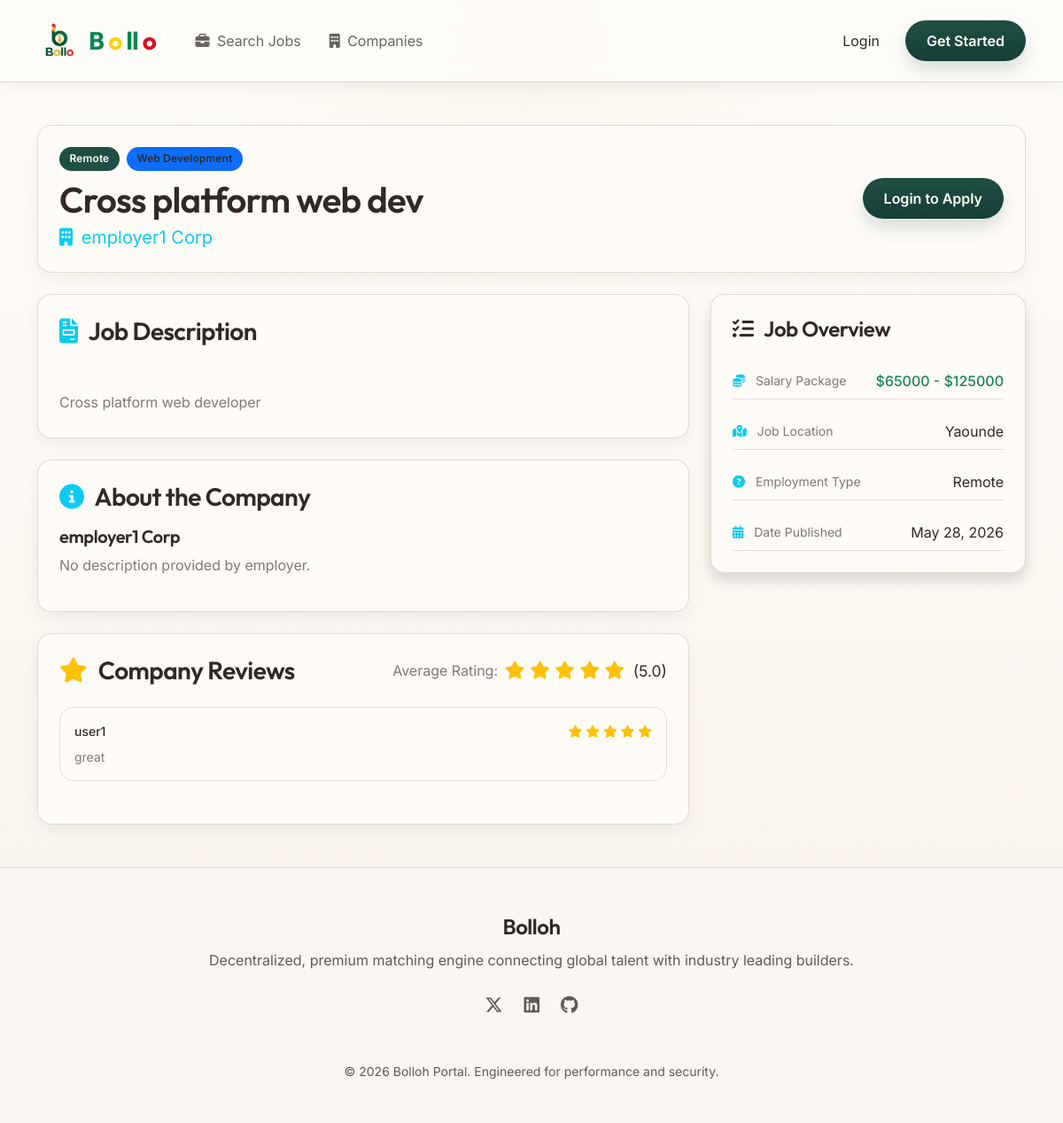
The page /jobs/4/ on the database its author committed.
### apps/jobs/models.py (models this page shows, shortened)
class Job(models.Model):
    JOB_TYPE_CHOICES = (
        ('FT', 'Full-Time'),
        ('PT', 'Part-Time'),
        ('RM', 'Remote'),
        ('IN', 'Internship'),
    )
    employer = models.ForeignKey(
        settings.AUTH_USER_MODEL,
        on_delete=models.CASCADE,
        related_name='posted_jobs'
    )
    title = models.CharField(max_length=200)
    category = models.ForeignKey(Category, on_delete=models.SET_NULL, null=True, related_name='jobs')
    job_type = models.CharField(max_length=2, choices=JOB_TYPE_CHOICES, default='FT')
    location = models.CharField(max_length=150)
    description = models.TextField()
    salary_min = models.DecimalField(max_digits=10, decimal_places=2, blank=True, null=True)
    salary_max = models.DecimalField(max_digits=10, decimal_places=2, blank=True, null=True)
    is_paid = models.BooleanField(default=False)
    is_approved = models.BooleanField(default=False)
    created_at = models.DateTimeField(auto_now_add=True)
    updated_at = models.DateTimeField(auto_now=True)
    class Meta:
        ordering = ['-created_at']
    @property
    def is_live(self):
        return self.is_paid and self.is_approved

class Category(models.Model):
    name = models.CharField(max_length=100, unique=True)
    slug = models.SlugField(max_length=100, unique=True)
    class Meta:
        verbose_name_plural = 'categories'

### apps/users/models.py (models this page shows, shortened)
class EmployerProfile(models.Model):
    user = models.OneToOneField(CustomUser, on_delete=models.CASCADE, related_name='employer_profile')
    company_name = models.CharField(max_length=255, blank=True)
    company_logo = models.ImageField(upload_to='company_logos/', blank=True, null=True)
    website = models.URLField(blank=True)
    description = models.TextField(blank=True)

class CustomUser(AbstractUser):
    is_job_seeker = models.BooleanField(default=False)
    is_employer = models.BooleanField(default=False)

### apps/companies/models.py (models this page shows, shortened)
class CompanyReview(models.Model):
    seeker = models.ForeignKey(
        settings.AUTH_USER_MODEL,
        on_delete=models.CASCADE,
        related_name='reviews'
    )
    company = models.ForeignKey(
        EmployerProfile,
        on_delete=models.CASCADE,
        related_name='reviews'
    )
    rating = models.IntegerField(
        validators=[MinValueValidator(1), MaxValueValidator(5)],
        help_text="Rating from 1 to 5 stars"
    )
    review_text = models.TextField()
    created_at = models.DateTimeField(auto_now_add=True)
    class Meta:
        ordering = ['-created_at']
        unique_together = ('seeker', 'company')

### apps/jobs/views.py (the view)
# urls.py: path('jobs/<int:pk>/', views.job_detail_view, name='job_detail'),
def job_detail_view(request, pk):
    job = get_object_or_404(Job, pk=pk)
    if not job.is_live and job.employer != request.user and not request.user.is_superuser:
        messages.error(request, "This job posting is not active.")
        return redirect('home')
    reviews = []
    avg_rating = 0
    if job.employer.is_employer and hasattr(job.employer, 'employer_profile'):
        reviews = CompanyReview.objects.filter(company=job.employer.employer_profile).select_related('seeker')
        ratings = [r.rating for r in reviews]
        if ratings:
            avg_rating = sum(ratings) / len(ratings)
    is_saved = False
    if request.user.is_authenticated:
        is_saved = SavedJob.objects.filter(user=request.user, job=job).exists()
    return render(request, 'jobs/job_detail.html', {
        'job': job,
        'reviews': reviews,
        'avg_rating': avg_rating,
        'is_saved': is_saved
    })

### templates/jobs/job_detail.html (shortened to what this page needs)
{% extends 'base.html' %}
{% block content %}
<div class="container my-4">
    <div class="glass-card p-4 mb-4 border-opacity-50">
        <div class="d-flex flex-column flex-md-row justify-content-between align-items-start align-items-md-center gap-3">
            <div>
                <div class="d-flex align-items-center gap-2 mb-2">
                    <span class="badge bg-secondary text-white">{{ job.get_job_type_display }}</span>
                    <span class="badge bg-primary text-white">{{ job.category.name }}</span>
                </div>
                <h1 class="text-white mb-1">{{ job.title }}</h1>
                <p class="fs-5 text-info mb-0">
                    <i class="fa-solid fa-building me-1"></i>
                    <a href="{% url 'companies:company_detail' pk=job.employer.employer_profile.id %}" class="text-info text-decoration-none">
                        {{ job.employer.employer_profile.company_name|default:job.employer.username }}
                    </a>
                </p>
            </div>
            <div class="d-flex gap-2">
                {% if user.is_authenticated %}
                    {% if user.is_job_seeker %}
                        <a href="{% url 'jobs:toggle_save' pk=job.id %}" class="btn {% if is_saved %}btn-warning{% else %}btn-outline-warning{% endif %} rounded-pill px-4">
                            <i class="{% if is_saved %}fa-solid{% else %}fa-regular{% endif %} fa-bookmark me-1"></i>
                            {% if is_saved %}Saved{% else %}Save Job{% endif %}
                        </a>
                        <a href="{% url 'applications:apply' job_id=job.id %}" class="btn btn-primary-gradient rounded-pill px-4"><i class="fa-solid fa-paper-plane me-1"></i> Apply Now</a>
                    {% elif user == job.employer %}
                        <a href="{% url 'jobs:job_edit' pk=job.id %}" class="btn btn-outline-info rounded-pill px-3 btn-sm"><i class="fa-solid fa-pen-to-square me-1"></i> Edit</a>
                        <a href="{% url 'applications:applicants_list' job_id=job.id %}" class="btn btn-primary-gradient rounded-pill px-3 btn-sm"><i class="fa-solid fa-users me-1"></i> Applicants</a>
                    {% endif %}
                {% else %}
                    <a href="{% url 'users:login' %}" class="btn btn-primary-gradient rounded-pill px-4">Login to Apply</a>
                {% endif %}
            </div>
        </div>
    </div>
    <div class="row g-4">
        <div class="col-lg-8">
            <div class="glass-card p-4 mb-4">
                <h3 class="text-white mb-3"><i class="fa-solid fa-file-invoice text-info me-2"></i> Job Description</h3>
                <div class="text-white-50 lh-lg" style="white-space: pre-line;">
                    {{ job.description }}
                </div>
            </div>
            <div class="glass-card p-4 mb-4">
                <h3 class="text-white mb-3"><i class="fa-solid fa-circle-info text-info me-2"></i> About the Company</h3>
                <h5 class="text-white">{{ job.employer.employer_profile.company_name }}</h5>
                <p class="text-white-50">
                    {{ job.employer.employer_profile.description|default:"No description provided by employer." }}
                </p>
            </div>
            <div class="glass-card p-4">
                <div class="d-flex justify-content-between align-items-center mb-4">
                    <h3 class="text-white m-0"><i class="fa-solid fa-star text-warning me-2"></i> Company Reviews</h3>
                    <div class="d-flex align-items-center gap-2">
                        <span class="text-white-50">Average Rating:</span>
                        <div class="stars-display text-warning fs-5">
                            {% if avg_rating %}
                                {% for i in "12345"|make_list %}
                                    {% if forloop.counter <= avg_rating %}
                                        <i class="fa-solid fa-star"></i>
                                    {% else %}
                                        <i class="fa-regular fa-star"></i>
                                    {% endif %}
                                {% endfor %}
                                <span class="text-white ms-1 small">({{ avg_rating|floatformat:1 }})</span>
                            {% else %}
                                <span class="text-muted small">No ratings yet</span>
                            {% endif %}
                        </div>
                    </div>
                </div>
                <div class="d-flex flex-column gap-3 mb-4">
                    {% for rev in reviews %}
                        <div class="p-3 border border-secondary rounded-4 bg-dark bg-opacity-20">
                            <div class="d-flex justify-content-between align-items-center mb-2">
                                <span class="text-white small fw-medium">{{ rev.seeker.username }}</span>
                                <div class="stars-display text-warning small">
                                    {% for i in "12345"|make_list %}
                                        {% if forloop.counter <= rev.rating %}
                                            <i class="fa-solid fa-star"></i>
                                        {% else %}
                                            <i class="fa-regular fa-star"></i>
                                        {% endif %}
                                    {% endfor %}
                                </div>
                            </div>
                            <p class="text-white-50 small mb-0">{{ rev.review_text }}</p>
                        </div>
                    {% empty %}
                        <p class="text-white-50 text-center py-3 m-0">No reviews published yet for this employer.</p>
                    {% endfor %}
                </div>
            </div>
        </div>
        <div class="col-lg-4">
            <div class="glass-card p-4 shadow sticky-top" style="top: 100px; z-index: 10;">
                <h4 class="text-white mb-4"><i class="fa-solid fa-list-check text-primary-gradient me-2"></i> Job Overview</h4>
                <ul class="list-unstyled d-flex flex-column gap-3 mb-0 text-white-50">
                    <li class="d-flex justify-content-between align-items-center py-2 border-bottom border-secondary">
                        <span class="small"><i class="fa-solid fa-coins me-2 text-info"></i> Salary Package</span>
                        <span class="text-success fw-medium">
                            {% if job.salary_min %}
                                ${{ job.salary_min|floatformat:0 }} - ${{ job.salary_max|floatformat:0 }}
                            {% else %}
                                Negotiable
                            {% endif %}
                        </span>
                    </li>
                    <li class="d-flex justify-content-between align-items-center py-2 border-bottom border-secondary">
                        <span class="small"><i class="fa-solid fa-map-location-dot me-2 text-info"></i> Job Location</span>
                        <span class="text-white text-end">{{ job.location }}</span>
                    </li>
                    <li class="d-flex justify-content-between align-items-center py-2 border-bottom border-secondary">
                        <span class="small"><i class="fa-solid fa-circle-question me-2 text-info"></i> Employment Type</span>
                        <span class="text-white">{{ job.get_job_type_display }}</span>
                    </li>
                    <li class="d-flex justify-content-between align-items-center py-2 border-bottom border-secondary">
                        <span class="small"><i class="fa-solid fa-calendar-days me-2 text-info"></i> Date Published</span>
                        <span class="text-white">{{ job.created_at|date:"M d, Y" }}</span>
                    </li>
                </ul>
            </div>
        </div>
    </div>
</div>
{% endblock %}

### static/css/custom.css (style rules this page uses)
:root { --bollo-bg: #FFFDF9; --bollo-bg-soft: #F8F2EA; --bollo-surface: #FFFCF8; --bollo-surface-alt: #FAF7F2; --bollo-surface-muted: #F1ECE6; --bollo-primary: #1F4F42; --bollo-primary-strong: #163E37; --bollo-primary-soft: #2E6258; --bollo-primary-tint: #D9E5E2; --bollo-secondary: #C9A44B; --bollo-secondary-soft: #D8BD74; --bollo-secondary-tint: #F4E8C9; --bollo-accent-red: #8A4A4A; --bollo-accent-red-soft: #B97878; --bollo-accent-red-tint: #EDD5D5; --bollo-border: #DED6CD; --bollo-border-soft: #E5DDD6; --bollo-text: #2D2A27; --bollo-text-soft: #5F5A55; --bollo-text-muted: #7A746F; --bollo-text-subtle: #9A948F; --bollo-success: #2E6258; --bollo-success-soft: #D6E5E1; --bollo-warning: #C9A44B; --bollo-warning-soft: #F0E4BE; --bollo-error: #8A4A4A; --bollo-error-soft: #EDD5D5; --bollo-shadow: 0 10px 30px rgba(34, 31, 29, 0.08); --bollo-shadow-soft: 0 6px 18px rgba(34, 31, 29, 0.06); --primary-gradient: linear-gradient(180deg, #1F4F42 0%, #163E37 100%); --accent-gradient: linear-gradient(180deg, #C9A44B 0%, #B8933E 100%); --danger-gradient: linear-gradient(180deg, #8A4A4A 0%, #6F3737 100%); --soft-gradient: linear-gradient(180deg, rgba(255, 253, 249, 0.98), rgba(248, 242, 234, 0.96)); }
body { font-family: 'Inter', sans-serif; background: radial-gradient(circle at top, rgba(201, 164, 75, 0.08), transparent 26%), linear-gradient(180deg, var(--bollo-bg) 0%, var(--bollo-bg-soft) 100%); color: var(--bollo-text); min-height: 100vh; display: flex; flex-direction: column; }
h1, h2, h3, h4, h5, h6, .brand-font { font-family: 'Outfit', sans-serif; font-weight: 600; letter-spacing: -0.02em; color: var(--bollo-text); }
p, label, small, .form-text, .text-secondary { color: var(--bollo-text-soft); }
main, section, .container, .container-fluid { color: var(--bollo-text); }
.glass-card { background: rgba(255, 252, 248, 0.9); backdrop-filter: blur(14px); -webkit-backdrop-filter: blur(14px); border: 1px solid rgba(222, 214, 205, 0.9); border-radius: 16px; transition: all 0.3s cubic-bezier(0.4, 0, 0.2, 1); color: var(--bollo-text); box-shadow: var(--bollo-shadow-soft); }
.btn-primary-gradient { background: var(--primary-gradient); border: none; color: #fffdf9; font-weight: 600; border-radius: 10px; padding: 0.68rem 1.4rem; transition: all 0.22s ease; box-shadow: 0 10px 20px rgba(31, 79, 66, 0.18); }
.stars-display { color: var(--bollo-secondary); }
.badge-custom, .badge { padding: 0.46rem 0.72rem; border-radius: 999px; font-weight: 600; letter-spacing: 0.01em; }
.text-white { color: var(--bollo-text) !important; }
.text-white-50 { color: rgba(45, 42, 39, 0.62) !important; }
.bg-dark, .dropdown-menu-dark, .dropdown-menu { background: var(--bollo-surface) !important; color: var(--bollo-text) !important; border-color: var(--bollo-border-soft) !important; }
.bg-secondary, .avatar-circle { background: var(--bollo-primary) !important; color: #fffdf9 !important; }
.border-secondary { border-color: var(--bollo-border-soft) !important; }
a { color: var(--bollo-primary); }

### rows shown on the page
Job: job_type "Remote", category.name "Web Development", title "Cross platform web dev", employer.employer_profile.company_name "employer1 Corp", description "Cross platform web developer", employer.employer_profile.description "No description provided by employer.", salary_min "65000", salary_max "125000", location "Yaounde", created_at "May 28, 2026"
CompanyReview: seeker.username "user1", rating 5 (drawn), review_text "great"

### other values the page prints
{{ avg_rating|floatformat:1 }} "5.0"
